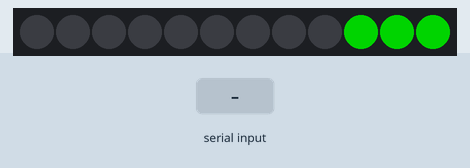
A sketch run on a simulated ESP8266 (NodeMCU). On the bench: 12 RGB LEDs in strip order, left to right. Inputs (shaded band) come from the test bench. Dim RGB values are drawn brighter than linear; random numbers use the default seed unless the sketch sets one; what the sketch prints to the serial monitor is not drawn.

Above: at 0.1 s.
9.4 s: byte 30 received over Serial
At 10.6 s:
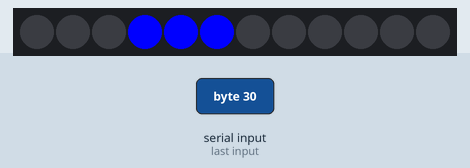
At 11.9 s:
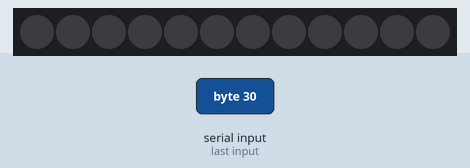
Timing chart, 0 to 13.4 s (numbered marks = the images above; inputs shaded):
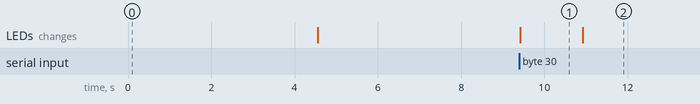

The sketch:

Simon-Says.ino
```cpp
#include <FastLED.h>
#define NUM_LEDS  12
#define DATA_PIN  D6

  CRGBArray<NUM_LEDS> leds;
  int Quad1 = 2;
  int Quad2 = 5;
  int Quad3 = 8;
  int Quad4 = 11;

  int randomNumber = 0;    //to decide which quad gets lit
  int flashlength = 1500;  //number of seconds for the quadrant to stay lit
  int pauseLength = 4000; //the number of milliseconds to wait between flashes
  int gameLength = 5;    //number of Round before you win the game
  int Round = 1;          //the Round you are on

  static uint8_t hue=0;   //for the rainbow fill effect
  int inputTime = 5000;     //amount of time the player has to answer Simon


void setup() {
  Serial.begin(9600);
  Serial.setTimeout(inputTime);
  FastLED.addLeds<NEOPIXEL, DATA_PIN>(leds, NUM_LEDS);


}


void flashQuad1(){
      leds(0,Quad1) = CRGB::Red;
      FastLED.show();
      Serial.print("...lit!");
      delay(flashlength);
      leds(0, Quad1) = CRGB::Black;
      Serial.println("....and off! Zzzz");
}

void flashQuad2(){
     leds(Quad1+1, Quad2)= CRGB::Blue;
     FastLED.show();
     Serial.print("...lit!");
     delay(flashlength);
     leds(Quad1+1, Quad2)= CRGB::Black;
     Serial.println("....and off! Zzzz");
}

void flashQuad3(){
     leds(Quad2+1,Quad3) = CRGB::Yellow;
     FastLED.show();
     Serial.print("...lit!");
     delay(flashlength);
     leds(Quad2+1,Quad3) = CRGB::Black;
     Serial.println("....and off! Zzzz");
}

void flashQuad4(){
     leds(Quad3+1, Quad4) = CRGB::Green;
     FastLED.show();
     Serial.print("...lit!");
     delay(flashlength);
     leds(Quad3+1, Quad4) = CRGB::Black;
     delay(3000);
     Serial.println("....and off! Zzzz");
}


void loop() {

   int answerSheet[Round];               //sets up the answer sheet so that it has the right number
                                          //of slots (Round)


/* SETS EVERYTHING TO ZERO */
/*--------------------------------------------*/
   memset(answerSheet, 0, sizeof(answerSheet));
   Serial.print("The Answer Sheet is... ");
      for( int j=0; j < 5; j++)
      {
      Serial.print(answerSheet[j]);
      Serial.print(" , ");
      }
      Serial.println();
      Serial.println();


  if(Round < gameLength)                              //beginning of a new round
  {
    for(Round=1; Round<=gameLength; Round++)
    {
      Serial.print("-------------| ROUND ");
      Serial.print(Round);
      Serial.println(" |-------------");

         for(int i=0; i< Round; i++)                    //beginning of a new quadrant to be picked
         {

             randomNumber = random(1,5);                //pick a random number (between 1-4)
             Serial.print("randomNumber = ");
             Serial.print(randomNumber);


             switch (randomNumber)                        //use the random number to pick a quadrant to flash
             {
              case 1:
                    flashQuad1();                         //light up the quadrant
                    answerSheet[i] = 1;                   //log this quadrant on the answer sheet
                    break;                                //get the hell out of dodge

               case 2:
                    flashQuad2();                        //...same thing, just for quad2...
                    answerSheet[i] = 2;
                    break;

                case 3:
                    flashQuad3();                       //...and quad3...
                    answerSheet[i] = 3;
                    break;

                case 4:
                   flashQuad4();                        //this one is totally different in that it's not
                   answerSheet[i] =4;
                   break;

                default:
                  Serial.print("Nothing happened???");  //I think technically 5 is a valid random number.
                  break;                                //this is a 'just in case' measure
             }

                FastLED.show();                         //usually to let all the LEDs go dark
                delay(pauseLength);                     //give it a moment so the player knows there's a new entry


      }

      /*This is me checking to see what the answer key is.
        It's messy and not in a function because I'm not
        super comfortable with passing stuff in functions/Return*/
      Serial.print("The Answer Sheet is... ");
      for( int j=0; j < Round; j++)
      {
      Serial.print(answerSheet[j]);
      Serial.print(" , ");
      }
      Serial.println();
      Serial.println();


      /*This is to read the player's response.
        I really should get on the whole Returns thing.
        This all should be a function*/

      Serial.println("What was the pattern?");

      while(!Serial.available())
      {
        //hang out and no nothing until the user starts booping stuff
      }
      while(Serial.available())
      {
          int playerAnswer = Serial.read();

        //delay(inputTime);                     //gives the user some time to answer the question

        Serial.print("playerAnswer = ");
        Serial.println(playerAnswer);
        Serial.println();
        Serial.println();
      }
    }


  }
  else
  {
     leds(0,NUM_LEDS-1).fill_rainbow(hue++);
     FastLED.show();
     delay(50);                            //no delay is pretty lit, but maybe too lit?
  }
}
```

Measured:
- after the input at 9.4 s, the LEDs: change at once (image 1)
- what the display in image 1 shows lasts 1.5 s, from 9.4 s to 10.9 s
